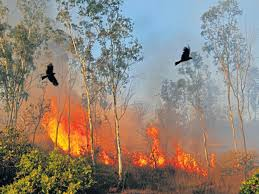
#> input picture data/Fire2.jpg, 259 x 194 px
$ jupyter execute --allow-errors 'image segmentation using color.ipynb'
#> lines starting #> are read from the running program, lines starting #| are printed output that depends on the picture
[cell 1]
import cv2
import numpy as np

[cell 2]
# Webcamera no 0 is used to capture the frames
cap = cv2.imread("../data/Fire2.jpg")
#> cap is the input picture: shape (194, 259, 3); mean B, G, R 120.2, 132.3, 145.4
cap = cv2.resize(cap,(400,300))
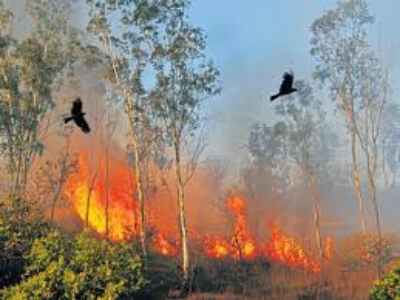
#> cap: shape (300, 400, 3); mean B, G, R 120.1, 132.2, 145.3

[cell 3]
hsv = cv2.cvtColor(cap, cv2.COLOR_BGR2HSV)
#> hsv: shape (300, 400, 3); mean H, S, V 49.6, 80.3, 158.8

lower_red = np.array([0,121,167 ])
upper_red = np.array([38,232,255])

#experiment
filled_after = cap.copy()
#> (the rest of this cell did not finish here and is left out)


$ run again, with data/Fire1.jpg copied over data/Fire2.jpg
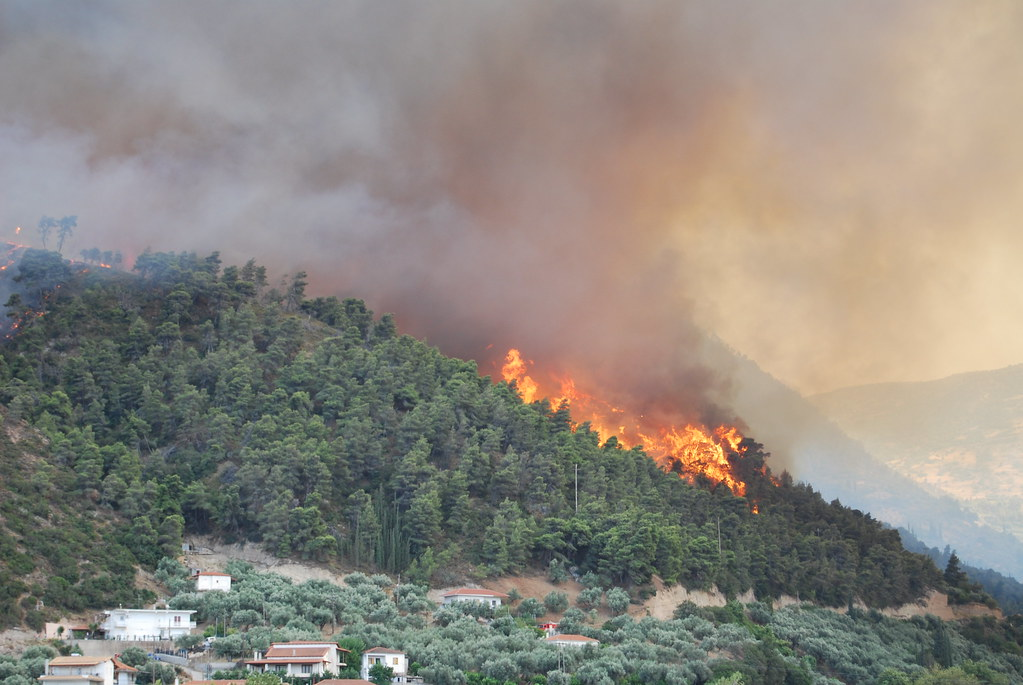
#> input picture data/Fire1.jpg, 1023 x 685 px
#> cap is the input picture: shape (685, 1023, 3); mean B, G, R 127.2, 135.2, 140.8
#> `cap = cv2.resize(cap,(400,300))`:
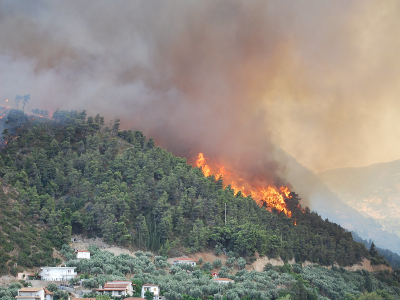
#> cap: shape (300, 400, 3); mean B, G, R 127.1, 135.1, 140.7
#> hsv: shape (300, 400, 3); mean H, S, V 62.2, 41.4, 147.4

$ run again, with data/Fire3.jpg copied over data/Fire2.jpg
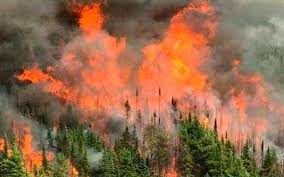
#> input picture data/Fire3.jpg, 284 x 177 px
#> cap is the input picture: shape (177, 284, 3); mean B, G, R 74.9, 104, 146.1
#> `cap = cv2.resize(cap,(400,300))`:
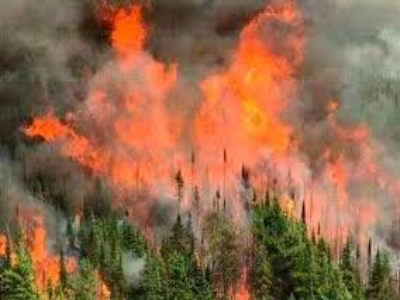
#> cap: shape (300, 400, 3); mean B, G, R 74.8, 103.9, 145.9
#> hsv: shape (300, 400, 3); mean H, S, V 17.5, 119.1, 147.5

$ run again, with data/Fire4.jpg copied over data/Fire2.jpg
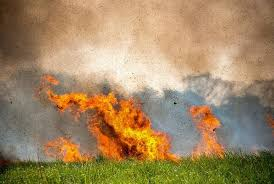
#> input picture data/Fire4.jpg, 274 x 184 px
#> cap is the input picture: shape (184, 274, 3); mean B, G, R 97.9, 135.5, 162.1
#> `cap = cv2.resize(cap,(400,300))`:
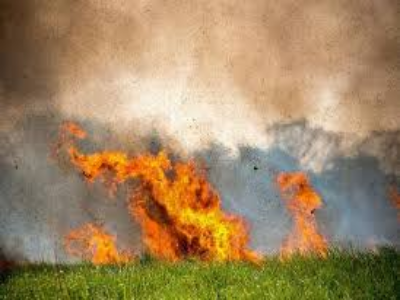
#> cap: shape (300, 400, 3); mean B, G, R 97.8, 135.4, 162
#> hsv: shape (300, 400, 3); mean H, S, V 25.4, 107.6, 164.7
